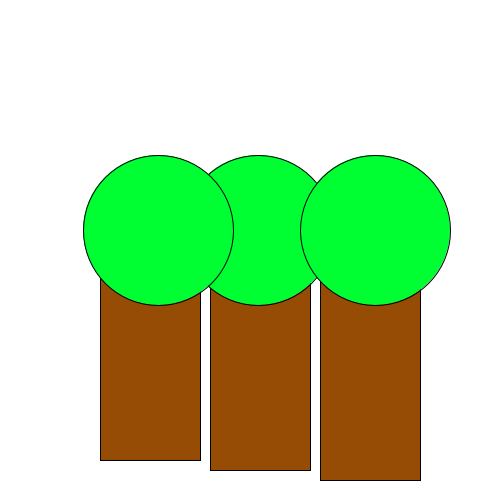
Frame 1 (no input)
Frame 60 (the mouse pressed at the canvas centre just before this capture): identical to frame 1, image omitted
Frame 120 (the mouse held since frame 60 and released just before this capture): identical to frame 1, image omitted

The Processing sketch that drew this single still picture (run headless with seeded random() and noise(); from frame 60 on, the mouse is pressed at the canvas centre):

// Processing sketch: H09opd10
// ── H09opd10.pde
void setup(){
 size(500,500);
 
}

void draw(){
background(255,255,255);
int sizeC=150;
for(int i=0; i<1; i++){
  fill(151, 76, 5);
  rect(210,270,100,200);
  fill(0,255,50);
ellipse(333-sizeC/2,230,sizeC,sizeC);
  fill(151, 76, 5);
  rect(320,280,100,200);
  fill(0,255,50);
ellipse(450-sizeC/2,230,sizeC,sizeC);
  fill(151, 76, 5);
  rect(100,260,100,200);
  fill(0,255,50);
ellipse(233-sizeC/2,230,sizeC,sizeC);

}
}
